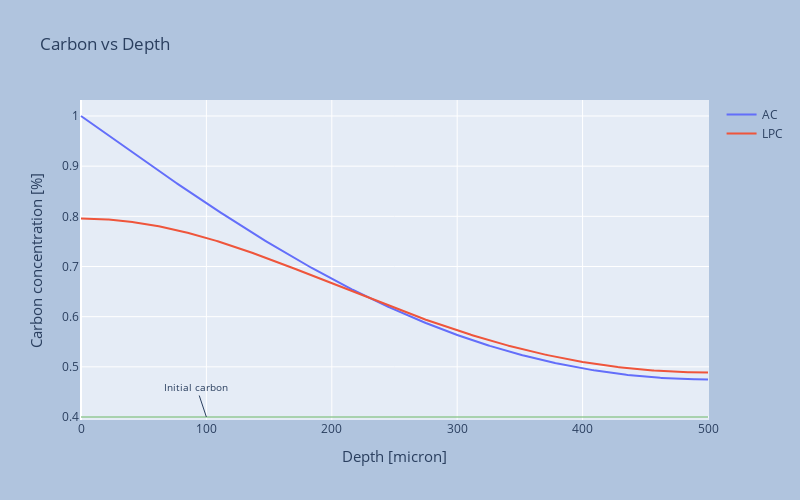

Here is the notebook cell this chart was saved with:
### Code cell
import plotly.graph_objects as go

C_ac_depths  = df_ac.iloc[-1,:]*100
C_lpc_depths = df_lpc.iloc[-1,:]*100

# Create traces
fig = go.Figure()
fig.add_trace(go.Scatter(x=post_data['depths'], y=C_ac_depths,
                    mode='lines',
                    name='AC'))
fig.add_trace(go.Scatter(x=post_data['depths'], y=C_lpc_depths,
                    mode='lines',
                    name='LPC'))
fig.add_shape(type='line',opacity=0.3,
                x0=0,y0=0.4,
                x1=500,y1=0.4,
                line=dict(color='Green',),
                xref='x', yref='y'
             )

fig.update_layout(title='Carbon vs Depth',
                  xaxis_title='Depth [micron]',
                  yaxis_title='Carbon concentration [%]',
                  width=800, height=500,
                  paper_bgcolor="LightSteelBlue",
                  yaxis=dict(titlefont=dict(size=15)),
                  xaxis=dict(titlefont=dict(size=15))
                 )

fig.add_annotation(x=100, y=0.4,
                   text="Initial carbon",
                   font=dict(size=10),
                  )
fig.show()
# fig.write_html("trialPlotly.html")

### Figure 1 — Plotly figure (JSON) as saved in the notebook; plotly's stock layout.template omitted (floating-point values rounded to 4 significant figures; data arrays with more than 128 entries replaced by an {"elided": "..."} marker saying what was removed)
{"data": [{"mode": "lines", "name": "AC", "type": "scatter", "x": {"elided": "501 int values"}, "y": {"elided": "501 float values"}}, {"mode": "lines", "name": "LPC", "type": "scatter", "x": {"elided": "501 int values"}, "y": {"elided": "501 float values"}}], "layout": {"annotations": [{"font": {"size": 10}, "text": "Initial carbon", "x": 100, "y": 0.4}], "height": 500, "paper_bgcolor": "LightSteelBlue", "shapes": [{"line": {"color": "Green"}, "opacity": 0.3, "type": "line", "x0": 0, "x1": 500, "xref": "x", "y0": 0.4, "y1": 0.4, "yref": "y"}], "title": {"text": "Carbon vs Depth"}, "width": 800, "xaxis": {"autorange": true, "range": [-0.8, 500.8], "title": {"font": {"size": 15}, "text": "Depth [micron]"}, "type": "linear"}, "yaxis": {"autorange": true, "range": [0.394, 1.032], "title": {"font": {"size": 15}, "text": "Carbon concentration [%]"}, "type": "linear"}}}
